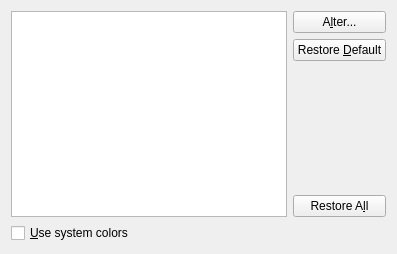
<?xml version="1.0" encoding="UTF-8"?>
<ui version="4.0">
 <class>PrefColorsUi</class>
 <widget class="QWidget" name="PrefColorsUi">
  <property name="geometry">
   <rect>
    <x>0</x>
    <y>0</y>
    <width>397</width>
    <height>254</height>
   </rect>
  </property>
  <property name="sizePolicy">
   <sizepolicy hsizetype="Expanding" vsizetype="Expanding">
    <horstretch>0</horstretch>
    <verstretch>0</verstretch>
   </sizepolicy>
  </property>
  <property name="windowTitle">
   <string/>
  </property>
  <layout class="QGridLayout" name="gridLayout_2">
   <item row="1" column="1">
    <spacer name="horizontalSpacer">
     <property name="orientation">
      <enum>Qt::Horizontal</enum>
     </property>
     <property name="sizeHint" stdset="0">
      <size>
       <width>40</width>
       <height>20</height>
      </size>
     </property>
    </spacer>
   </item>
   <item row="0" column="0" colspan="2">
    <layout class="QGridLayout" name="gridLayout">
     <item row="0" column="0" rowspan="5">
      <widget class="QListWidget" name="lyxObjectsLW">
       <property name="sizePolicy">
        <sizepolicy hsizetype="MinimumExpanding" vsizetype="Expanding">
         <horstretch>0</horstretch>
         <verstretch>0</verstretch>
        </sizepolicy>
       </property>
       <property name="horizontalScrollBarPolicy">
        <enum>Qt::ScrollBarAsNeeded</enum>
       </property>
      </widget>
     </item>
     <item row="0" column="1">
      <widget class="QPushButton" name="colorChangePB">
       <property name="sizePolicy">
        <sizepolicy hsizetype="Preferred" vsizetype="Fixed">
         <horstretch>0</horstretch>
         <verstretch>0</verstretch>
        </sizepolicy>
       </property>
       <property name="toolTip">
        <string>Change the selected color</string>
       </property>
       <property name="text">
        <string>A&amp;lter...</string>
       </property>
      </widget>
     </item>
     <item row="1" column="1">
      <widget class="QPushButton" name="colorResetPB">
       <property name="toolTip">
        <string>Reset the selected color to its original value</string>
       </property>
       <property name="text">
        <string>Restore &amp;Default</string>
       </property>
      </widget>
     </item>
     <item row="4" column="1">
      <widget class="QPushButton" name="colorResetAllPB">
       <property name="toolTip">
        <string>Reset all colors to their original value</string>
       </property>
       <property name="text">
        <string>Restore A&amp;ll</string>
       </property>
      </widget>
     </item>
     <item row="3" column="1">
      <spacer>
       <property name="orientation">
        <enum>Qt::Vertical</enum>
       </property>
       <property name="sizeHint" stdset="0">
        <size>
         <width>20</width>
         <height>40</height>
        </size>
       </property>
      </spacer>
     </item>
    </layout>
   </item>
   <item row="1" column="0">
    <widget class="QCheckBox" name="syscolorsCB">
     <property name="toolTip">
      <string>Use the color scheme of your Operating System/Desktop Environment</string>
     </property>
     <property name="text">
      <string>&amp;Use system colors</string>
     </property>
    </widget>
   </item>
  </layout>
 </widget>
 <includes>
  <include location="local">qt_i18n.h</include>
 </includes>
 <resources/>
 <connections/>
</ui>
